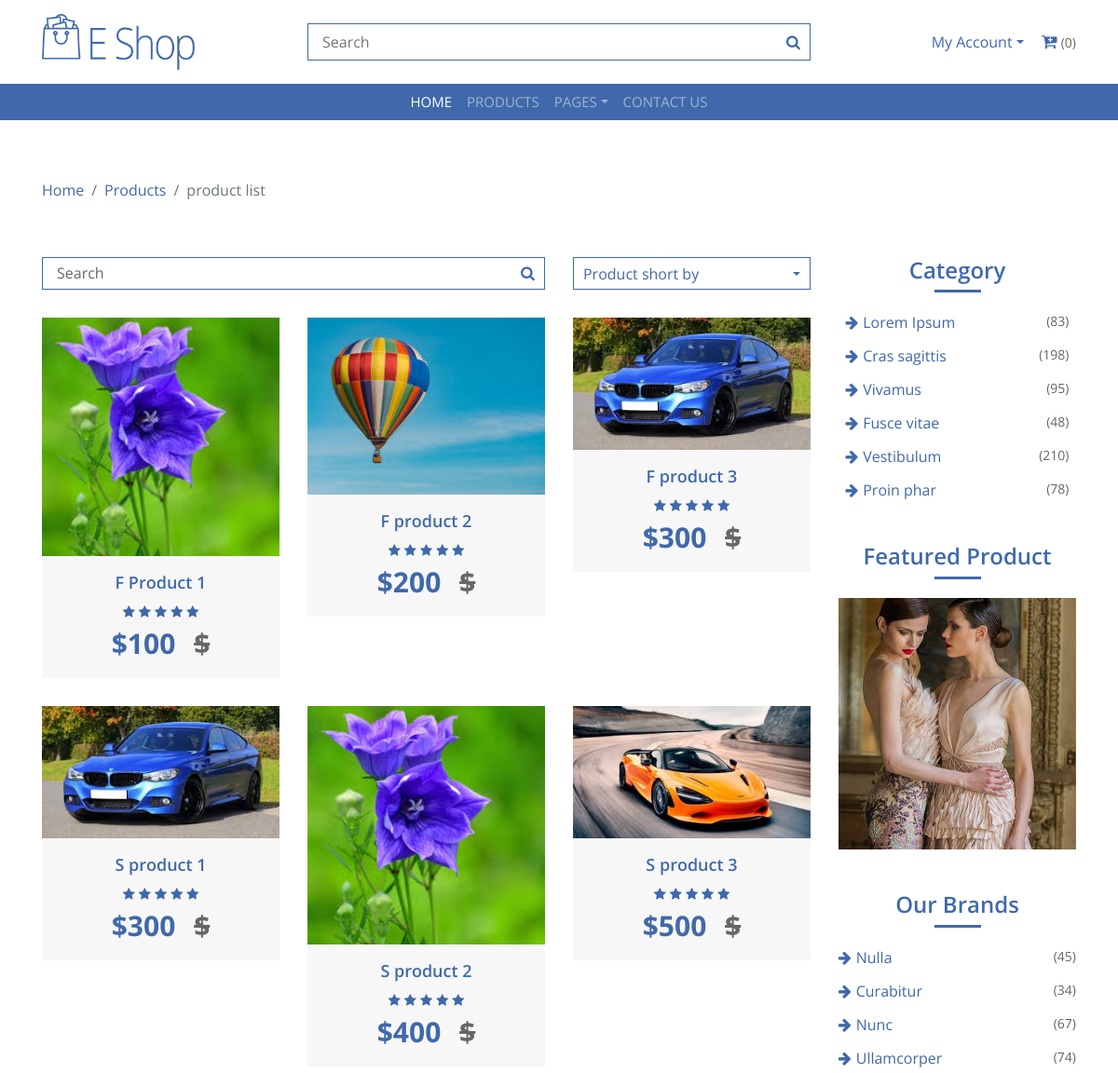
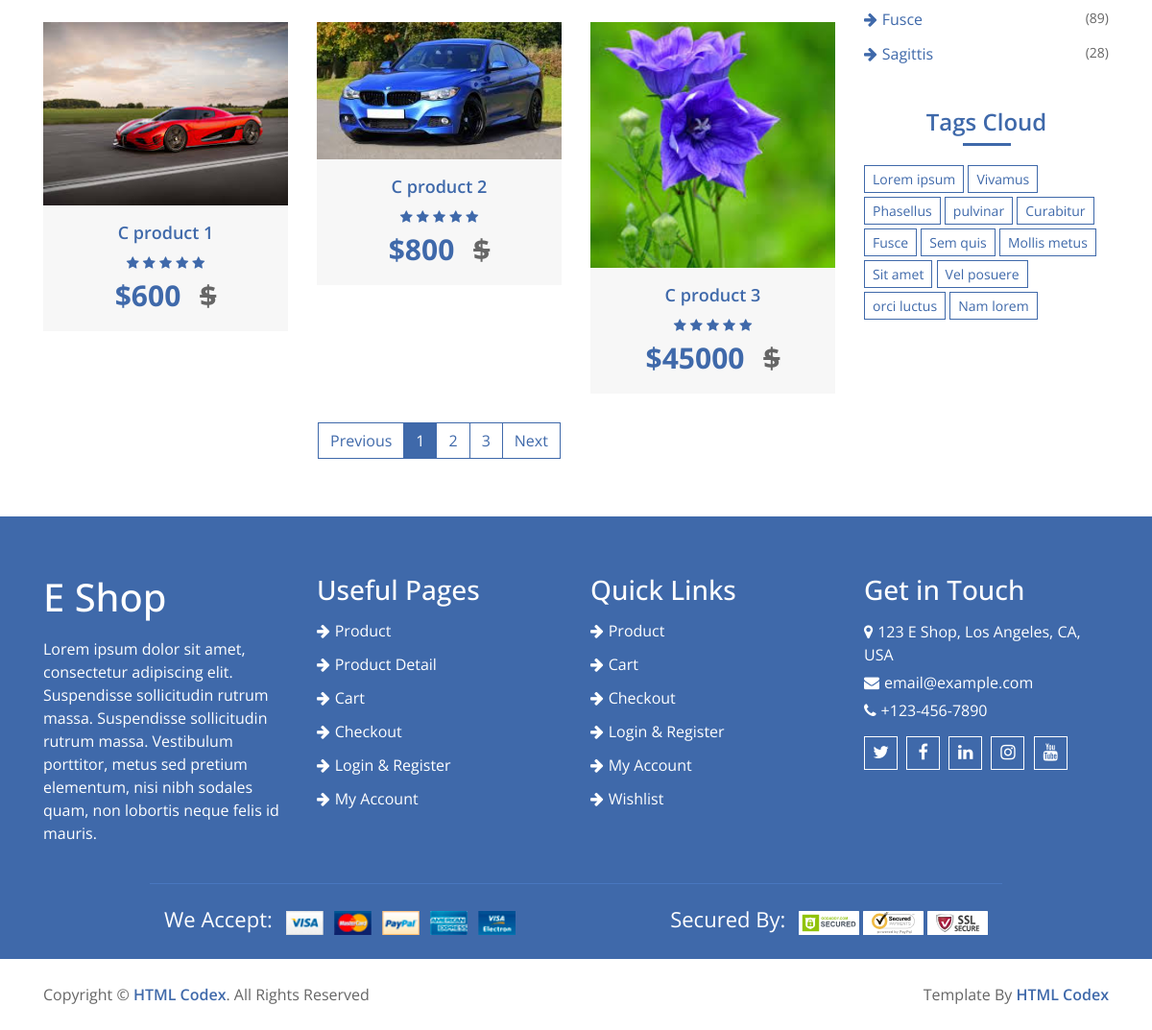
Page /productlist/ on the committed database (2 pictures, top to bottom).
### myapp/models.py (models this page shows, shortened)
class Product (models.Model):
    p_category = models.ForeignKey(Category,on_delete= models.CASCADE)
    p_name = models.CharField()
    p_photo = models.ImageField(upload_to='product')
    p_price = models.PositiveIntegerField()
    p_dis_pirce = models.PositiveIntegerField(default=0)

### myapp/views.py (the view)
# urls.py: path('productlist/', productListView , name = 'productlist'),
def productListView(request):
    p_data = Product.objects.all()
    context = {'p_data':p_data}
    return render(request, 'product-list.html', context)

### templates/product-list.html (shortened to what this page needs)
{% extends 'base.html' %}
{% load static %}
{% block content %}
        <div class="breadcrumb-wrap">
            <div class="container">
                <ul class="breadcrumb">
                    <li class="breadcrumb-item"><a href="#">Home</a></li>
                    <li class="breadcrumb-item"><a href="#">Products</a></li>
                    <li class="breadcrumb-item active">product list</li>
                </ul>
            </div>
        </div>
        <div class="product-view">
            <div class="container">
                <div class="row">
                    <div class="col-md-9">
                        <div class="row">
                            <div class="col-lg-12">
                                <div class="row">
                                    <div class="col-md-8">
                                        <div class="product-search">
                                            <input type="email" value="Search">
                                            <button><i class="fa fa-search"></i></button>
                                        </div>
                                    </div>
                                    <div class="col-md-4">
                                        <div class="product-short">
                                            <div class="dropdown">
                                                <a href="#" class="dropdown-toggle" data-toggle="dropdown">Product short by</a>
                                            </div>
                                        </div>
                                    </div>
                                </div>
                            </div>
                            <div class="container">
                                {% for i in p_data %}
                                    {% if forloop.counter0|divisibleby:3 %}
                                    <div class="row">
                                    {% endif %}
                                    <div class="col-lg-4">
                                        <div class="product-item">
                                            <div class="product-image">
                                                <a href="">
                                                    <img src="{{ i.p_photo.url }}" alt="{{ i.p_name }}">
                                                </a>
                                            </div>
                                            <div class="product-content">
                                                <div class="title"><a href="{% url 'productdetail' i.id %}">{{ i.p_name }}</a></div>
                                                <div class="ratting">
                                                    {% for i in "12345"|make_list %}
                                                        <i class="fa fa-star"></i>
                                                    {% endfor %}
                                                </div>
                                                <div class="price">${{ i.p_price }} <span>${{ i.p_dis_price }}</span></div>
                                            </div>
                                        </div>
                                    </div>
                                    {% if forloop.counter|divisibleby:3 or forloop.last %}
                                    </div>
                                    {% endif %}
                                {% endfor %}
                            </div>
                        </div>
                        <div class="col-lg-12">
                            <nav aria-label="Page navigation example">
                                <ul class="pagination justify-content-center">
                                    <li class="page-item disabled">
                                        <a class="page-link" href="#" tabindex="-1">Previous</a>
                                    </li>
                                    <li class="page-item active"><a class="page-link" href="#">1</a></li>
                                    <li class="page-item"><a class="page-link" href="#">2</a></li>
                                    <li class="page-item"><a class="page-link" href="#">3</a></li>
                                    <li class="page-item">
                                        <a class="page-link" href="#">Next</a>
                                    </li>
                                </ul>
                            </nav>
                        </div>
                    </div>
                    <div class="col-md-3">
                        <div class="sidebar-widget category">
                            <h2 class="title">Category</h2>
                            <ul>
                                <li><a href="#">Lorem Ipsum</a><span>(83)</span></li>
                                <li><a href="#">Cras sagittis</a><span>(198)</span></li>
                                <li><a href="#">Vivamus</a><span>(95)</span></li>
                                <li><a href="#">Fusce vitae</a><span>(48)</span></li>
                                <li><a href="#">Vestibulum</a><span>(210)</span></li>
                                <li><a href="#">Proin phar</a><span>(78)</span></li>
                            </ul>
                        </div>
                        <div class="sidebar-widget image">
                            <h2 class="title">Featured Product</h2>
                            <a href="#">
                                <img src="img/category-1.jpg" alt="Image">
                            </a>
                        </div>
                        <div class="sidebar-widget brands">
                            <h2 class="title">Our Brands</h2>
                            <ul>
                                <li><a href="#">Nulla </a><span>(45)</span></li>
                                <li><a href="#">Curabitur </a><span>(34)</span></li>
                                <li><a href="#">Nunc </a><span>(67)</span></li>
                                <li><a href="#">Ullamcorper</a><span>(74)</span></li>
                                <li><a href="#">Fusce </a><span>(89)</span></li>
                                <li><a href="#">Sagittis</a><span>(28)</span></li>
                            </ul>
                        </div>
                        <div class="sidebar-widget tag">
                            <h2 class="title">Tags Cloud</h2>
                            <a href="#">Lorem ipsum</a>
                            <a href="#">Vivamus</a>
                            <a href="#">Phasellus</a>
                            <a href="#">pulvinar</a>
                            <a href="#">Curabitur</a>
                            <a href="#">Fusce</a>
                            <a href="#">Sem quis</a>
                            <a href="#">Mollis metus</a>
                            <a href="#">Sit amet</a>
                            <a href="#">Vel posuere</a>
                            <a href="#">orci luctus</a>
                            <a href="#">Nam lorem</a>
                        </div>
                    </div>
                </div>
            </div>
        </div>
{% endblock content %}

### templates/base.html (shortened to what this page needs)
{% load static  %}
<!DOCTYPE html>
<html lang="en">
    <head>
        <link href="https://stackpath.bootstrapcdn.com/bootstrap/4.4.1/css/bootstrap.min.css" rel="stylesheet">
        <link href="https://stackpath.bootstrapcdn.com/font-awesome/4.7.0/css/font-awesome.min.css" rel="stylesheet">
        <link href="{% static 'lib/slick/slick.css' %}" rel="stylesheet">
        <link href="{% static 'lib/slick/slick-theme.css' %}" rel="stylesheet">
        <link href="{% static 'css/style.css' %}" rel="stylesheet">
    </head>
    <body>
        <div class="top-header">
            <div class="container">
                <div class="row align-items-center">
                    <div class="col-md-3">
                        <div class="logo">
                            <a href="">
                                <img src="{% static 'img/logo.png' %}" alt="Logo">
                            </a>
                        </div>
                    </div>
                    <div class="col-md-6">
                        <div class="search">
                            <input type="text" placeholder="Search">
                            <button><i class="fa fa-search"></i></button>
                        </div>
                    </div>
                    <div class="col-md-3">
                        <div class="user">
                            <div class="dropdown">
                                <a href="#" class="dropdown-toggle" data-toggle="dropdown">My Account</a>
                            </div>
                            <div class="cart">
                                <i class="fa fa-cart-plus"></i>
                                <span>(0)</span>
                            </div>
                        </div>
                    </div>
                </div>
            </div>
        </div>
        <div class="header">
            <div class="container">
                <nav class="navbar navbar-expand-md bg-dark navbar-dark">
                    <div class="collapse navbar-collapse justify-content-between" id="navbarCollapse">
                        <div class="navbar-nav m-auto">
                            <a href="{% url 'index' %}" class="nav-item nav-link active">Home</a>
                            <a href="{% url 'productlist' %}" class="nav-item nav-link">Products</a>
                            <div class="nav-item dropdown">
                                <a href="#" class="nav-link dropdown-toggle" data-toggle="dropdown">Pages</a>
                            </div>
                            <a href="contact.html" class="nav-item nav-link">Contact Us</a>
                        </div>
                    </div>
                </nav>
            </div>
        </div>
         <br><br>
        {% block content %}
        {% endblock content %}
        <div class="footer">
            <div class="container-fluid">
                <div class="row">
                    <div class="col-lg-3 col-md-6">
                        <div class="footer-widget">
                            <h1>E Shop</h1>
                            <p>
                                Lorem ipsum dolor sit amet, consectetur adipiscing elit. Suspendisse sollicitudin rutrum massa. Suspendisse sollicitudin rutrum massa. Vestibulum porttitor, metus sed pretium elementum, nisi nibh sodales quam, non lobortis neque felis id mauris.
                            </p>
                        </div>
                    </div>
                    <div class="col-lg-3 col-md-6">
                        <div class="footer-widget">
                            <h3 class="title">Useful Pages</h3>
                            <ul>
                                <li><a href="product.html">Product</a></li>
                                <li><a href="product-detail.html">Product Detail</a></li>
                                <li><a href="cart.html">Cart</a></li>
                                <li><a href="checkout.html">Checkout</a></li>
                                <li><a href="login.html">Login & Register</a></li>
                                <li><a href="my-account.html">My Account</a></li>
                            </ul>
                        </div>
                    </div>
                    <div class="col-lg-3 col-md-6">
                        <div class="footer-widget">
                            <h3 class="title">Quick Links</h3>
                            <ul>
                                <li><a href="product.html">Product</a></li>
                                <li><a href="cart.html">Cart</a></li>
                                <li><a href="checkout.html">Checkout</a></li>
                                <li><a href="login.html">Login & Register</a></li>
                                <li><a href="my-account.html">My Account</a></li>
                                <li><a href="wishlist.html">Wishlist</a></li>
                            </ul>
                        </div>
                    </div>
                    <div class="col-lg-3 col-md-6">
                        <div class="footer-widget">
                            <h3 class="title">Get in Touch</h3>
                            <div class="contact-info">
                                <p><i class="fa fa-map-marker"></i>123 E Shop, Los Angeles, CA, USA</p>
                                <p><i class="fa fa-envelope"></i>email@example.com</p>
                                <p><i class="fa fa-phone"></i>+123-456-7890</p>
                                <div class="social">
                                    <a href=""><i class="fa fa-twitter"></i></a>
                                    <a href=""><i class="fa fa-facebook"></i></a>
                                    <a href=""><i class="fa fa-linkedin"></i></a>
                                    <a href=""><i class="fa fa-instagram"></i></a>
                                    <a href=""><i class="fa fa-youtube"></i></a>
                                </div>
                            </div>
                        </div>
                    </div>
                </div>
                <div class="row payment">
                    <div class="col-md-6">
                        <div class="payment-method">
                            <p>We Accept:</p>
                            <img src="{% static 'img/payment-method.png' %}" alt="Payment Method" />
                        </div>
                    </div>
                    <div class="col-md-6">
                        <div class="payment-security">
                            <p>Secured By:</p>
                            <img src="{% static 'img/godaddy.svg' %}" alt="Payment Security" />
                            <img src="{% static 'img/norton.svg' %}" alt="Payment Security" />
                            <img src="{% static 'img/ssl.svg' %}" alt="Payment Security" />
                        </div>
                    </div>
                </div>
            </div>
        </div>
        <div class="footer-bottom">
            <div class="container">
                <div class="row">
                    <div class="col-md-6 copyright">
                        <p>Copyright &copy; <a href="https://htmlcodex.com">HTML Codex</a>. All Rights Reserved</p>
                    </div>
                    <div class="col-md-6 template-by">
                        <p>Template By <a href="https://htmlcodex.com">HTML Codex</a></p>
                    </div>
                </div>
            </div>
        </div>
    </body>
</html>

### rows in the picture
Product: p_photo (picture), p_name "F Product 1", p_price "100"
Product: p_photo (picture), p_name "F product 2", p_price "200"
Product: p_photo (picture), p_name "F product 3", p_price "300"
Product: p_photo (picture), p_name "S product 1", p_price "300"
Product: p_photo (picture), p_name "S product 2", p_price "400"
Product: p_photo (picture), p_name "S product 3", p_price "500"
Product: p_photo (picture), p_name "C product 1", p_price "600"
Product: p_photo (picture), p_name "C product 2", p_price "800"
Product: p_photo (picture), p_name "C product 3", p_price "45000"
